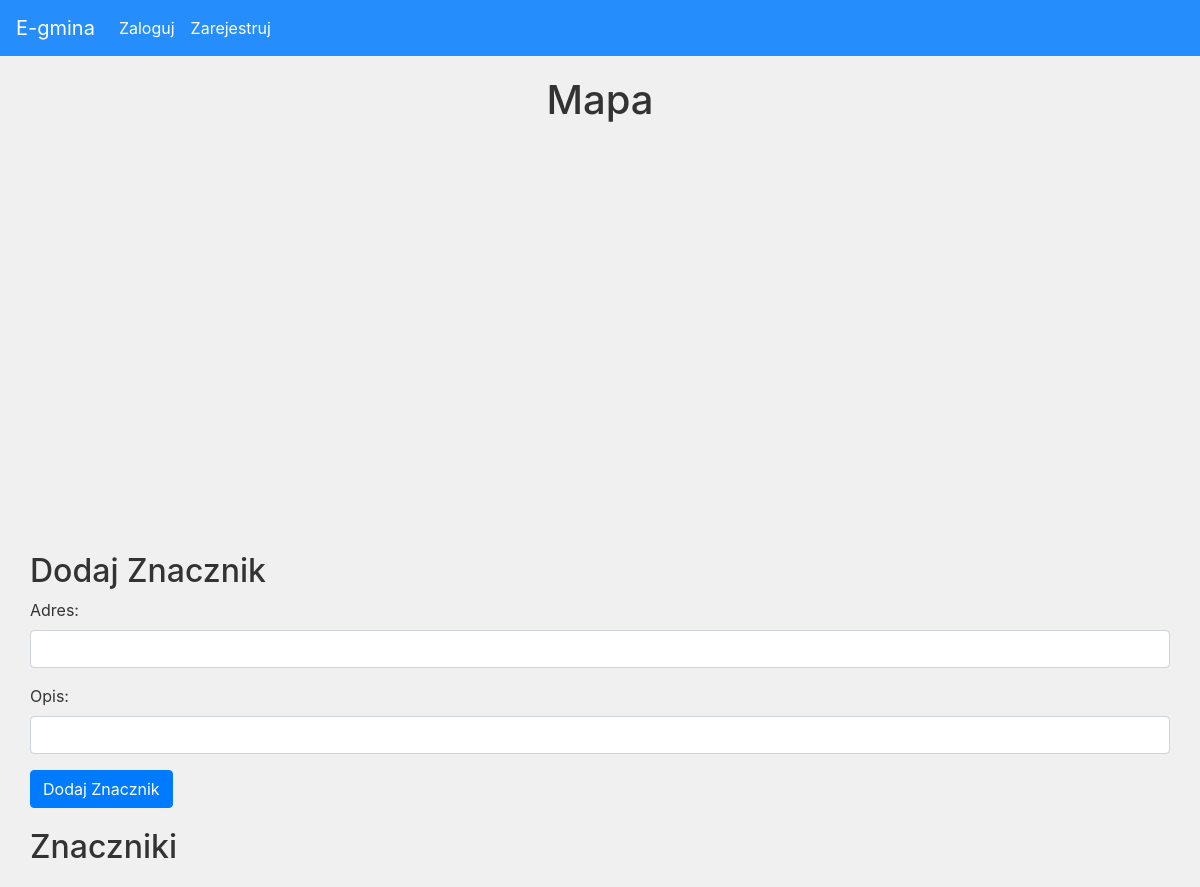
The app's page /maps, older data.
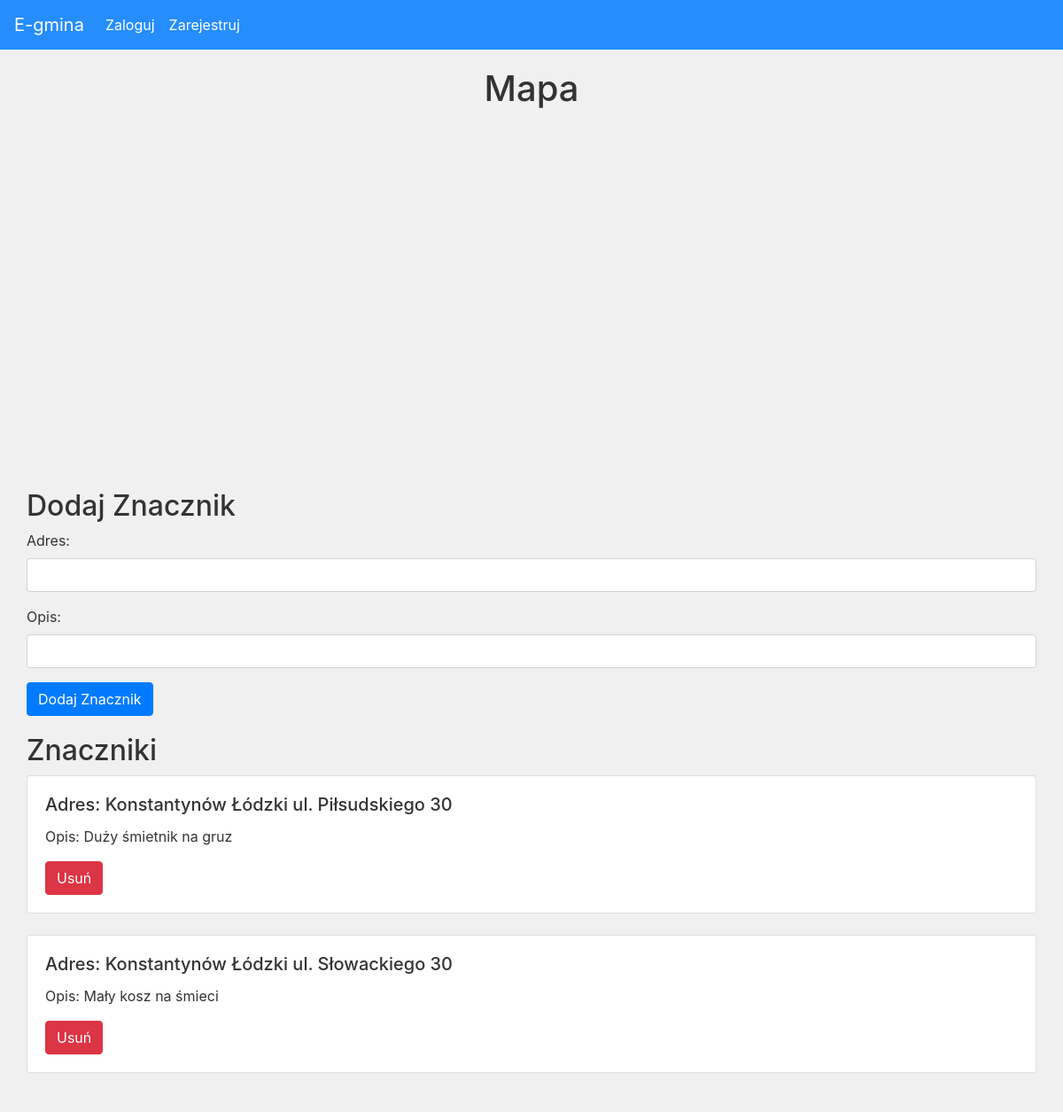
The same page, newer data.
### website/models.py (models this page shows)
class MapMarker(db.Model):
    id = db.Column(db.Integer, primary_key=True)
    lat = db.Column(db.Float)
    lng = db.Column(db.Float)
    address = db.Column(db.String(255))
    description = db.Column(db.Text)
    user_id = db.Column(db.Integer, db.ForeignKey('user.id'))

### website/views.py (the view, shortened to what this page needs)
@views.route('/maps', methods=['GET', 'POST'])
def maps():
    markers = MapMarker.query.all()  # Pobieramy wszystkie znaczniki z bazy danych
    return render_template("maps.html", user=current_user, markers=markers)

### website/templates/maps.html (shortened to what this page needs)
{% extends "base.html" %}
{% block content %}
<h1 align="center">Mapa</h1>
<div id="map" style="height: 400px; width: 100%;"></div>
<div class="container">
    <h2>Dodaj Znacznik</h2>
    <form method="POST">
        <div class="form-group">
            <label for="address">Adres:</label>
            <input type="text" class="form-control" id="address" name="address" required>
        </div>
        <div class="form-group">
            <label for="description">Opis:</label>
            <input type="text" class="form-control" id="description" name="description">
        </div>
        <button type="submit" class="btn btn-primary">Dodaj Znacznik</button>
    </form>
</div>
<div class="container">
    <h2>Znaczniki</h2>
    {% for marker in markers %}
    <div class="card">
        <div class="card-body">
            <h5 class="card-title">Adres: {{ marker.address }}</h5>
            <p class="card-text">Opis: {{ marker.description }}</p>
            <form action="{{ url_for('views.delete_marker', marker_id=marker.id) }}" method="post">
                <button type="submit" class="btn btn-danger">Usuń</button>
            </form>
        </div>
    </div>
    <br>
    {% endfor %}
</div>
{% endblock %}

### website/templates/base.html (shortened to what this page needs)
<!DOCTYPE html>
<html>
<head>
    <link rel="stylesheet" href="https://stackpath.bootstrapcdn.com/bootstrap/4.4.1/css/bootstrap.min.css">
    <link rel="stylesheet" href="https://stackpath.bootstrapcdn.com/font-awesome/4.7.0/css/font-awesome.min.css">
</head>
<body>
    <nav class="navbar navbar-expand-lg navbar-dark bg-primary">
        <a class="navbar-brand" id="home" href="/">E-gmina</a>
        <div class="collapse navbar-collapse" id="navbar">
            <div class="navbar-nav mr-auto">
                {% if current_user.is_authenticated %}
                <a class="nav-item nav-link" id="calendar" href="/calendar">Kalendarz</a>
                <a class="nav-item nav-link" id="maps" href="/maps">Mapa</a>
                <a class="nav-item nav-link" id="invite-friends" href="/invite-friends">Znajomi</a>
                    {% if current_user.role != 'user' %}
                        <a class="nav-item nav-link" id="events" href="/events">Wydarzenia</a>
                    {% endif %}
                {% else %}
                    <a class="nav-item nav-link" id="login" href="/login">Zaloguj</a>
                    <a class="nav-item nav-link" id="signUp" href="/sign-up">Zarejestruj</a>
                {% endif %}
            </div>
        </div>
    </nav>
    <div class="container">{% block content %} {% endblock %}</div>
</body>
</html>

Row changes from the older to the newer data that the page shows:
added MapMarker: address "Konstantynów Łódzki ul. Piłsudskiego 30", description "Duży śmietnik na gruz"
added MapMarker: address "Konstantynów Łódzki ul. Słowackiego 30", description "Mały kosz na śmieci"
